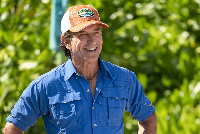
#> input picture data_utils/jeff.png, 200 x 134 px
$ python make_image_dat.py
#> lines starting #> are read from the running program, lines starting #| are printed output that depends on the picture
from PIL import Image
import struct

path = "./jeff.png"

img = Image.open(path)
#> img is the input picture: PIL image 200x134 RGB; mean R, G, B 98, 120.3, 76.9
r, g, b = img.split()
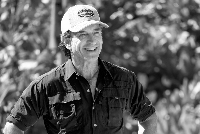
#> r: PIL image 200x134 L; min 0, max 255, mean 98
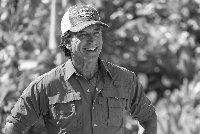
#> g: PIL image 200x134 L; min 0, max 255, mean 120.3
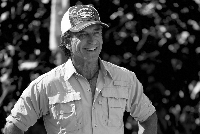
#> b: PIL image 200x134 L; min 0, max 255, mean 76.9
result = Image.merge('RGB', (b, g, r))
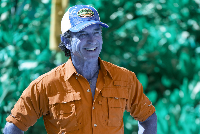
#> result: PIL image 200x134 RGB; mean R, G, B 76.9, 120.3, 98
img_bytes = result.tobytes()
#print(bytes)
dat_path = path+".dat"
with open(dat_path, "wb") as dat:
    #add headers for img_width, img_height, cell_width,cell_height
    buffer = bytearray(2 + 2)
    struct.pack_into('<H', buffer, 0, result.width)
    struct.pack_into('<H', buffer, 2, result.height)
    # extend with img data
    buffer.extend(img_bytes)
    dat.write(buffer)
    dat.close()
print(dat_path + " saved successfully")
